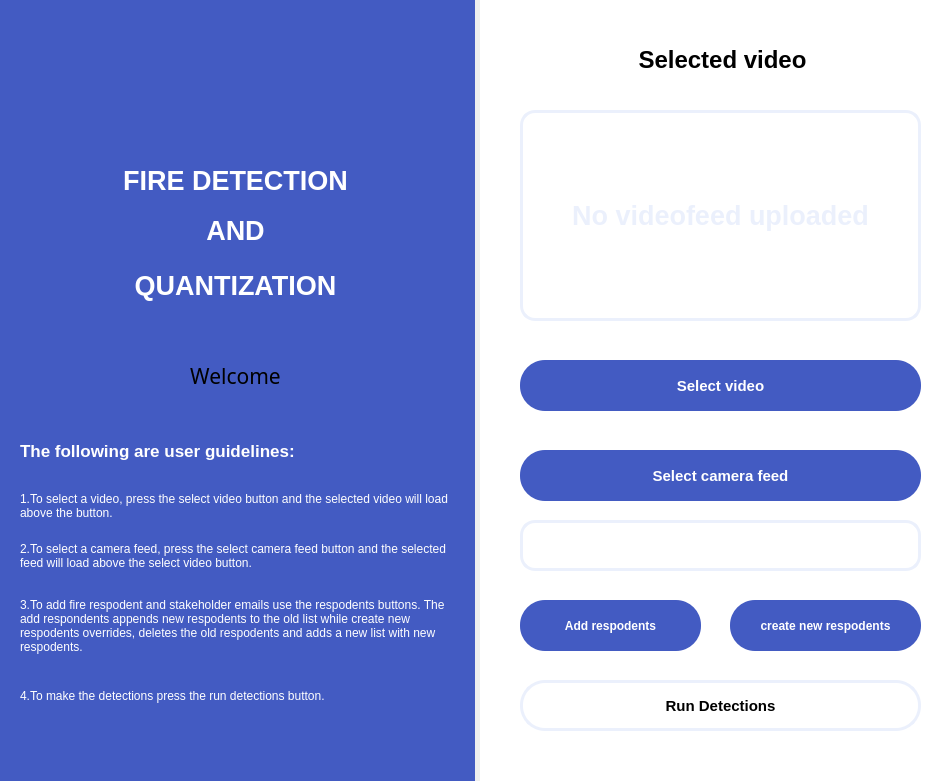
<?xml version="1.0" encoding="UTF-8"?>
<ui version="4.0">
 <class>MeterReader</class>
 <widget class="QMainWindow" name="MeterReader">
  <property name="geometry">
   <rect>
    <x>0</x>
    <y>0</y>
    <width>951</width>
    <height>781</height>
   </rect>
  </property>
  <property name="windowTitle">
   <string>MainWindow</string>
  </property>
  <widget class="QWidget" name="centralwidget">
   <widget class="QWidget" name="widget" native="true">
    <property name="geometry">
     <rect>
      <x>0</x>
      <y>0</y>
      <width>475</width>
      <height>781</height>
     </rect>
    </property>
    <property name="styleSheet">
     <string notr="true">background-color: #435BC2;</string>
    </property>
    <widget class="QLabel" name="label">
     <property name="geometry">
      <rect>
       <x>0</x>
       <y>150</y>
       <width>471</width>
       <height>61</height>
      </rect>
     </property>
     <property name="font">
      <font>
       <pointsize>20</pointsize>
       <weight>75</weight>
       <bold>true</bold>
      </font>
     </property>
     <property name="styleSheet">
      <string notr="true">color: rgb(255, 255, 255);</string>
     </property>
     <property name="text">
      <string>FIRE DETECTION</string>
     </property>
     <property name="alignment">
      <set>Qt::AlignCenter</set>
     </property>
    </widget>
    <widget class="QLabel" name="label_3">
     <property name="geometry">
      <rect>
       <x>0</x>
       <y>200</y>
       <width>471</width>
       <height>61</height>
      </rect>
     </property>
     <property name="font">
      <font>
       <pointsize>20</pointsize>
       <weight>75</weight>
       <bold>true</bold>
      </font>
     </property>
     <property name="styleSheet">
      <string notr="true">color: rgb(255, 255, 255);</string>
     </property>
     <property name="text">
      <string>AND</string>
     </property>
     <property name="alignment">
      <set>Qt::AlignCenter</set>
     </property>
    </widget>
    <widget class="QLabel" name="label_4">
     <property name="geometry">
      <rect>
       <x>10</x>
       <y>260</y>
       <width>451</width>
       <height>51</height>
      </rect>
     </property>
     <property name="font">
      <font>
       <pointsize>20</pointsize>
       <weight>75</weight>
       <bold>true</bold>
      </font>
     </property>
     <property name="styleSheet">
      <string notr="true">color: rgb(255, 255, 255);</string>
     </property>
     <property name="text">
      <string>QUANTIZATION</string>
     </property>
     <property name="alignment">
      <set>Qt::AlignCenter</set>
     </property>
    </widget>
    <widget class="QLabel" name="label_5">
     <property name="geometry">
      <rect>
       <x>10</x>
       <y>360</y>
       <width>451</width>
       <height>31</height>
      </rect>
     </property>
     <property name="font">
      <font>
       <family>Monotype Corsiva</family>
       <pointsize>16</pointsize>
      </font>
     </property>
     <property name="text">
      <string>Welcome</string>
     </property>
     <property name="alignment">
      <set>Qt::AlignCenter</set>
     </property>
    </widget>
    <widget class="QLabel" name="label_6">
     <property name="geometry">
      <rect>
       <x>20</x>
       <y>420</y>
       <width>411</width>
       <height>61</height>
      </rect>
     </property>
     <property name="font">
      <font>
       <pointsize>13</pointsize>
       <weight>75</weight>
       <bold>true</bold>
      </font>
     </property>
     <property name="styleSheet">
      <string notr="true">color: rgb(255, 255, 255);</string>
     </property>
     <property name="text">
      <string>The following are user guidelines:</string>
     </property>
     <property name="wordWrap">
      <bool>true</bool>
     </property>
    </widget>
    <widget class="QLabel" name="label_7">
     <property name="geometry">
      <rect>
       <x>20</x>
       <y>490</y>
       <width>441</width>
       <height>31</height>
      </rect>
     </property>
     <property name="font">
      <font>
       <pointsize>9</pointsize>
      </font>
     </property>
     <property name="styleSheet">
      <string notr="true">color: rgb(255, 255, 255);</string>
     </property>
     <property name="text">
      <string>1.To select a video, press the select video button and the selected video will load above the button.</string>
     </property>
     <property name="wordWrap">
      <bool>true</bool>
     </property>
    </widget>
    <widget class="QLabel" name="label_8">
     <property name="geometry">
      <rect>
       <x>20</x>
       <y>680</y>
       <width>441</width>
       <height>31</height>
      </rect>
     </property>
     <property name="font">
      <font>
       <pointsize>9</pointsize>
      </font>
     </property>
     <property name="styleSheet">
      <string notr="true">color: rgb(255, 255, 255);</string>
     </property>
     <property name="text">
      <string>4.To make the detections press the run detections button.</string>
     </property>
     <property name="wordWrap">
      <bool>true</bool>
     </property>
    </widget>
    <widget class="QLabel" name="label_9">
     <property name="geometry">
      <rect>
       <x>20</x>
       <y>540</y>
       <width>441</width>
       <height>31</height>
      </rect>
     </property>
     <property name="font">
      <font>
       <pointsize>9</pointsize>
      </font>
     </property>
     <property name="styleSheet">
      <string notr="true">color: rgb(255, 255, 255);</string>
     </property>
     <property name="text">
      <string>2.To select a camera feed, press the select camera feed button and the selected feed will load above the select video button.</string>
     </property>
     <property name="wordWrap">
      <bool>true</bool>
     </property>
    </widget>
    <widget class="QLabel" name="label_10">
     <property name="geometry">
      <rect>
       <x>20</x>
       <y>590</y>
       <width>441</width>
       <height>71</height>
      </rect>
     </property>
     <property name="font">
      <font>
       <pointsize>9</pointsize>
      </font>
     </property>
     <property name="styleSheet">
      <string notr="true">color: rgb(255, 255, 255);</string>
     </property>
     <property name="text">
      <string>3.To add fire respodent and stakeholder emails use the respodents buttons. The add respondents appends new respodents to the old list while create new respodents overrides, deletes the old respodents and adds a new list with new respodents.</string>
     </property>
     <property name="wordWrap">
      <bool>true</bool>
     </property>
    </widget>
   </widget>
   <widget class="QWidget" name="widget_2" native="true">
    <property name="geometry">
     <rect>
      <x>480</x>
      <y>0</y>
      <width>475</width>
      <height>801</height>
     </rect>
    </property>
    <property name="styleSheet">
     <string notr="true">background-color: rgb(241, 250, 238);
background-color: rgb(255, 255, 255);</string>
    </property>
    <widget class="QLabel" name="label_2">
     <property name="geometry">
      <rect>
       <x>10</x>
       <y>30</y>
       <width>465</width>
       <height>60</height>
      </rect>
     </property>
     <property name="font">
      <font>
       <pointsize>18</pointsize>
       <weight>75</weight>
       <bold>true</bold>
      </font>
     </property>
     <property name="styleSheet">
      <string notr="true">color: rgb(0, 0, 0);</string>
     </property>
     <property name="text">
      <string>Selected video</string>
     </property>
     <property name="alignment">
      <set>Qt::AlignCenter</set>
     </property>
    </widget>
    <widget class="QLabel" name="sphoto">
     <property name="geometry">
      <rect>
       <x>40</x>
       <y>110</y>
       <width>401</width>
       <height>211</height>
      </rect>
     </property>
     <property name="font">
      <font>
       <pointsize>20</pointsize>
       <weight>75</weight>
       <bold>true</bold>
      </font>
     </property>
     <property name="cursor">
      <cursorShape>ArrowCursor</cursorShape>
     </property>
     <property name="styleSheet">
      <string notr="true">border: 3px solid #EBF0FC;
border-radius: 15px;
color: rgb(235, 240, 252);</string>
     </property>
     <property name="text">
      <string>No videofeed uploaded</string>
     </property>
     <property name="scaledContents">
      <bool>true</bool>
     </property>
     <property name="alignment">
      <set>Qt::AlignCenter</set>
     </property>
    </widget>
    <widget class="QPushButton" name="Browse">
     <property name="geometry">
      <rect>
       <x>40</x>
       <y>360</y>
       <width>401</width>
       <height>51</height>
      </rect>
     </property>
     <property name="font">
      <font>
       <pointsize>11</pointsize>
       <weight>75</weight>
       <bold>true</bold>
      </font>
     </property>
     <property name="cursor">
      <cursorShape>PointingHandCursor</cursorShape>
     </property>
     <property name="styleSheet">
      <string notr="true">QPushButton{
border-radius: 25px;
background:#435BC2;
color: #fff;

}
QPushButton:hover{
background-color:rgb(0,0,0);
}
QPushButton:pressed{
padding-top:5px;
padding-left:5px;
}</string>
     </property>
     <property name="text">
      <string>Select video</string>
     </property>
    </widget>
    <widget class="QPushButton" name="algorithm">
     <property name="geometry">
      <rect>
       <x>40</x>
       <y>680</y>
       <width>401</width>
       <height>51</height>
      </rect>
     </property>
     <property name="font">
      <font>
       <pointsize>11</pointsize>
       <weight>75</weight>
       <bold>true</bold>
      </font>
     </property>
     <property name="cursor">
      <cursorShape>PointingHandCursor</cursorShape>
     </property>
     <property name="styleSheet">
      <string notr="true">QPushButton{
border-radius: 25px;
background:#fff;
color: #000;
border: 3px solid #EBF0FC;

}
QPushButton:hover{
background-color:rgb(0,0,0);
color: #FFF;
}
QPushButton:pressed{
padding-top:5px;
padding-left:5px;
}

</string>
     </property>
     <property name="text">
      <string>Run Detections</string>
     </property>
    </widget>
    <widget class="QPushButton" name="Browse_2">
     <property name="geometry">
      <rect>
       <x>40</x>
       <y>450</y>
       <width>401</width>
       <height>51</height>
      </rect>
     </property>
     <property name="font">
      <font>
       <pointsize>11</pointsize>
       <weight>75</weight>
       <bold>true</bold>
      </font>
     </property>
     <property name="cursor">
      <cursorShape>PointingHandCursor</cursorShape>
     </property>
     <property name="styleSheet">
      <string notr="true">QPushButton{
border-radius: 25px;
background:#435BC2;
color: #fff;

}
QPushButton:hover{
background-color:rgb(0,0,0);
}
QPushButton:pressed{
padding-top:5px;
padding-left:5px;
}</string>
     </property>
     <property name="text">
      <string>Select camera feed</string>
     </property>
    </widget>
    <widget class="QPushButton" name="Browse_3">
     <property name="geometry">
      <rect>
       <x>40</x>
       <y>600</y>
       <width>181</width>
       <height>51</height>
      </rect>
     </property>
     <property name="font">
      <font>
       <pointsize>9</pointsize>
       <weight>75</weight>
       <bold>true</bold>
      </font>
     </property>
     <property name="cursor">
      <cursorShape>PointingHandCursor</cursorShape>
     </property>
     <property name="styleSheet">
      <string notr="true">QPushButton{
border-radius: 25px;
background:#435BC2;
color: #fff;

}
QPushButton:hover{
background-color:rgb(0,0,0);
}
QPushButton:pressed{
padding-top:5px;
padding-left:5px;
}</string>
     </property>
     <property name="text">
      <string>Add respodents</string>
     </property>
    </widget>
    <widget class="QTextEdit" name="textEdit">
     <property name="geometry">
      <rect>
       <x>40</x>
       <y>520</y>
       <width>401</width>
       <height>51</height>
      </rect>
     </property>
     <property name="styleSheet">
      <string notr="true">border: 3px solid #EBF0FC;
border-radius: 15px;
color: rgb(0, 0, 0);</string>
     </property>
     <property name="html">
      <string>&lt;!DOCTYPE HTML PUBLIC &quot;-//W3C//DTD HTML 4.0//EN&quot; &quot;http://www.w3.org/TR/REC-html40/strict.dtd&quot;&gt;
&lt;html&gt;&lt;head&gt;&lt;meta name=&quot;qrichtext&quot; content=&quot;1&quot; /&gt;&lt;style type=&quot;text/css&quot;&gt;
p, li { white-space: pre-wrap; }
&lt;/style&gt;&lt;/head&gt;&lt;body style=&quot; font-family:'MS Shell Dlg 2'; font-size:7.8pt; font-weight:400; font-style:normal;&quot;&gt;
&lt;p style=&quot;-qt-paragraph-type:empty; margin-top:0px; margin-bottom:0px; margin-left:0px; margin-right:0px; -qt-block-indent:0; text-indent:0px;&quot;&gt;&lt;br /&gt;&lt;/p&gt;&lt;/body&gt;&lt;/html&gt;</string>
     </property>
    </widget>
    <widget class="QPushButton" name="Browse_4">
     <property name="geometry">
      <rect>
       <x>250</x>
       <y>600</y>
       <width>191</width>
       <height>51</height>
      </rect>
     </property>
     <property name="font">
      <font>
       <pointsize>9</pointsize>
       <weight>75</weight>
       <bold>true</bold>
      </font>
     </property>
     <property name="cursor">
      <cursorShape>PointingHandCursor</cursorShape>
     </property>
     <property name="styleSheet">
      <string notr="true">QPushButton{
border-radius: 25px;
background:#435BC2;
color: #fff;

}
QPushButton:hover{
background-color:rgb(0,0,0);
}
QPushButton:pressed{
padding-top:5px;
padding-left:5px;
}</string>
     </property>
     <property name="text">
      <string>create new respodents</string>
     </property>
    </widget>
   </widget>
  </widget>
 </widget>
 <resources/>
 <connections/>
</ui>
